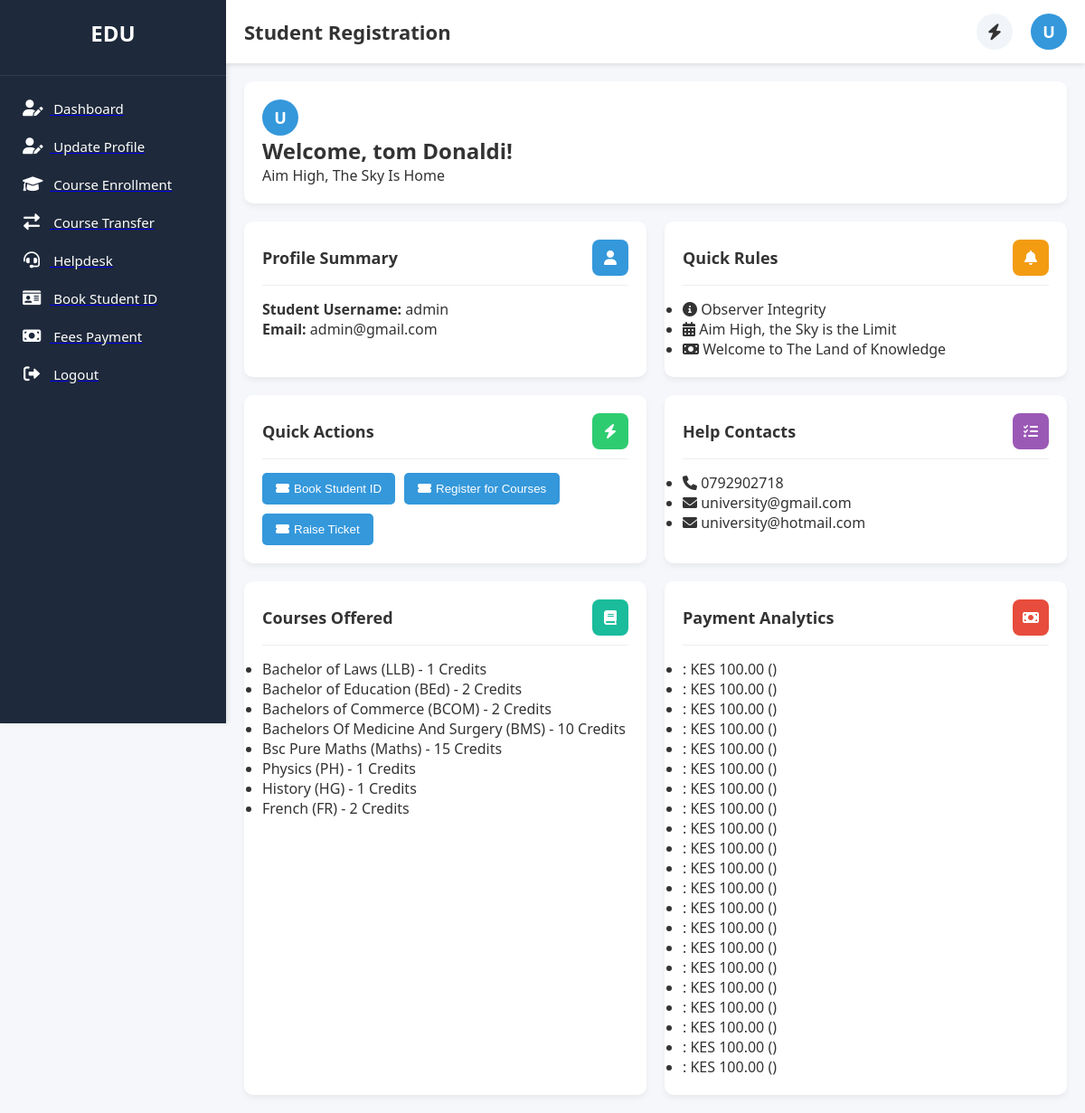
Screenshot of /accounts/dashboard/ (signed in) with the database file from the repository.
### accounts/models.py (models this page shows, shortened)
class User(AbstractBaseUser, PermissionsMixin):
    username = models.CharField(max_length=100, unique=True)
    email = models.EmailField(unique=True)
    first_name = models.CharField(max_length=100, blank=True, null=True)
    last_name = models.CharField(max_length=100, blank=True, null=True)
    student_id = models.CharField(max_length=20, unique=True, blank=True, null=True)
    admission_status = models.CharField(max_length=50, default='Pending')  # Pending, In Review, Verified, Rejected
    profile_completion = models.IntegerField(default=0)
    date_of_birth = models.DateField(blank=True, null=True)
    gender = models.CharField(max_length=10, blank=True, null=True)
    nationality = models.CharField(max_length=50, blank=True, null=True)
    phone_number = models.CharField(max_length=15, blank=True, null=True)
    previous_school = models.CharField(max_length=200, blank=True, null=True)
    high_school_grades = models.CharField(max_length=50, blank=True, null=True)
    entry_program = models.CharField(max_length=100, blank=True, null=True)
    enrollment_year = models.IntegerField(blank=True, null=True)
    program_name = models.CharField(max_length=100, blank=True, null=True)
    id_document = models.FileField(upload_to='documents/', blank=True, null=True)
    transcript = models.FileField(upload_to='documents/', blank=True, null=True)
    admission_letter = models.FileField(upload_to='documents/', blank=True, null=True)
    proof_of_payment = models.FileField(upload_to='documents/', blank=True, null=True)
    id_document_verified = models.BooleanField(default=False)
    transcript_verified = models.BooleanField(default=False)
    proof_of_payment_verified = models.BooleanField(default=False)
    is_active = models.BooleanField(default=True)
    is_staff = models.BooleanField(default=False)
    objects = UserManager()
    notification = models.TextField(blank=True, null=True)
    USERNAME_FIELD = 'username'
    REQUIRED_FIELDS = ['email']

class Course(models.Model):
    course_code = models.CharField(max_length=20, unique=True)
    course_name = models.CharField(max_length=100)
    credits = models.IntegerField()
    semester = models.CharField(max_length=50)
    program_name = models.CharField(max_length=100, null=True, blank=True)  # Make the field nullable
    is_mandatory = models.BooleanField(default=False)
    is_transferable = models.BooleanField(default=True)  # Add this field

class Payment(models.Model):
    student = models.ForeignKey(settings.AUTH_USER_MODEL, on_delete=models.CASCADE)
    amount = models.DecimalField(max_digits=10, decimal_places=2)
    payment_date = models.DateTimeField(auto_now_add=True)
    payment_type = models.CharField(max_length=50)  # e.g., Tuition, ID Card
    transaction_id = models.CharField(max_length=100, unique=True)

### accounts/views.py (the view)
# urls.py: path('dashboard/', views.dashboard_view, name='dashboard'),
def dashboard_view(request):
    if not request.user.is_authenticated:
        return redirect('accounts:login')
    student = request.user
    courses = Course.objects.all()
    enrolled_courses = Enrollment.objects.filter(student=student)
    payments = Payment.objects.filter(booking__student=student)
    context = {
        'student': student,
        'courses': courses,
        'enrolled_courses': enrolled_courses,
        'payments': payments,
    }
    return render(request, 'accounts/dashboard.html', context)

### accounts/templates/accounts/dashboard.html (shortened to what this page needs)
<!DOCTYPE html>
<html lang="en">
<head>
    <link rel="stylesheet" href="https://cdnjs.cloudflare.com/ajax/libs/font-awesome/6.0.0/css/all.min.css">
</head>
<body>
    <div class="sidebar">
        <div class="sidebar-header">
            <div class="sidebar-logo">EDU</div>
        </div>
        <div class="sidebar-menu">
            <ul>
                <li>
                    <a href="{% url 'accounts:dashboard' %}">
                        <i class="fas fa-user-edit"></i>
                        <span>Dashboard</span>
                    </a>
                </li>
                <li>
                    <a href="{% url 'accounts:edit_profile' %}">
                        <i class="fas fa-user-edit"></i>
                        <span>Update Profile</span>
                    </a>
                </li>
                <li>
                    <a href="{% url 'accounts:course_enrollment' %}">
                        <i class="fas fa-graduation-cap"></i>
                        <span>Course Enrollment</span>
                    </a>
                </li>
                <li>
                    <a href="{% url 'accounts:course_transfer' %}">
                        <i class="fas fa-exchange-alt"></i>
                        <span>Course Transfer</span>
                    </a>
                </li>
                <li>
                    <a href="{% url 'accounts:submit_ticket' %}">
                        <i class="fas fa-headset"></i>
                        <span>Helpdesk</span>
                    </a>
                </li>
                <li>
                    <a href="{% url 'accounts:book_student_id' %}">
                        <i class="fas fa-id-card"></i>
                        <span>Book Student ID</span>
                    </a>
                </li>
                <li>
                    <a href="{% url 'accounts:fees_payment_details' %}">
                        <i class="fas fa-money-bill"></i>
                        <span>Fees Payment</span>
                    </a>
                </li>
                <li>
                    <a href="{% url 'accounts:logout' %}">
                        <i class="fas fa-sign-out-alt"></i>
                        <span>Logout</span>
                    </a>
                </li>
            </ul>
        </div>
    </div>
    <div class="main-content">
        <div class="header">
            <div class="header-title">Student Registration</div>
            <div class="header-actions">
                <div class="action-btn">
                    <i class="fas fa-bolt"></i>
                </div>
                <div class="action-btn action-dropdown">
                    <div class="user-avatar">U</div>
                </div>
            </div>
        </div>
        <div class="dashboard-container">
            <div class="card full-width">
                <div class="user-info">
                    <div class="user-avatar">U</div>
                    <div>
                        <h2>Welcome, {{ student.first_name }} {{ student.last_name }}!</h2>
                        <p>Aim High, The Sky Is Home</p>
                    </div>
                </div>
            </div>
            <div class="card">
                <div class="card-header">
                    <div class="card-title">Profile Summary</div>
                    <div class="card-icon profile-icon"><i class="fas fa-user"></i></div>
                </div>
                <p><strong>Student Username:</strong> {{student.username}}</p>
                <p><strong>Email:</strong> {{ student.email}}</p>
            </div>
            <div class="card">
                <div class="card-header">
                    <div class="card-title">Quick Rules</div>
                    <div class="card-icon notification-icon"><i class="fas fa-bell"></i></div>
                </div>
                <ul class="notification-list">
                    <li><i class="fas fa-info-circle"></i> Observer Integrity</li>
                    <li><i class="fas fa-calendar-alt"></i> Aim High, the Sky is the Limit</li>
                    <li><i class="fas fa-money-bill"></i> Welcome to The Land of Knowledge</li>
                </ul>
            </div>
            <div class="card">
                <div class="card-header">
                    <div class="card-title">Quick Actions</div>
                    <div class="card-icon action-icon"><i class="fas fa-bolt"></i></div>
                </div>
                <div class="quick-actions">
                    <a href="{% url 'accounts:book_student_id' %}" style="text-decoration: none; display: inline-block;">
                        <button>
                            <i class="fas fa-ticket-alt"></i> Book Student ID
                        </button>
                    </a>
                    <a href="{% url 'accounts:course_enrollment' %}" style="text-decoration: none; display: inline-block;">
                        <button>
                            <i class="fas fa-ticket-alt"></i> Register for Courses
                        </button>
                    </a>
                    <a href="{% url 'accounts:submit_ticket' %}" style="text-decoration: none; display: inline-block;">
                        <button>
                            <i class="fas fa-ticket-alt"></i> Raise Ticket
                        </button>
                    </a>                </div>
            </div>
                        <div class="card">
                            <div class="card-header">
                                <div class="card-title">Help Contacts</div>
                                <div class="card-icon progress-icon"><i class="fas fa-tasks"></i></div>
                            </div>
                            <ul class="notification-list">
                                <li>
                                    <i class="fas fa-phone"></i> 0792902718
                                </li>
                                <li>
                                    <i class="fas fa-envelope"></i> university@gmail.com
                                </li>
                                <li>
                                    <i class="fas fa-envelope"></i> university@hotmail.com
                                </li>
                        </div>
            <div class="card">
                <div class="card-header">
                    <div class="card-title">Courses Offered</div>
                    <div class="card-icon course-icon"><i class="fas fa-book"></i></div>
                </div>
                <ul>
                    {% for course in courses %}
                    <li>{{ course.course_name }} ({{ course.course_code }}) - {{ course.credits }} Credits</li>
                    {% endfor %}
                </ul>
            </div>
            <div class="card">
                <div class="card-header">
                    <div class="card-title">Payment Analytics</div>
                    <div class="card-icon payment-icon"><i class="fas fa-money-bill"></i></div>
                </div>
                <ul>
                    {% for payment in payments %}
                    <li>{{ payment.payment_type }}: KES {{ payment.amount }} ({{ payment.payment_date }})</li>
                    {% endfor %}
                </ul>
            </div>
        </div>
    </div>
</body>
</html>

### accounts/templates/accounts/dashboard.html (style rules this page uses)
* { margin: 0; padding: 0; box-sizing: border-box; }
body { font-family: 'Segoe UI', Tahoma, Geneva, Verdana, sans-serif; background-color: #f5f7fa; color: #333; display: flex; min-height: 100vh; }
.sidebar { width: 250px; background: #1e293b; color: #fff; height: 100vh; position: fixed; transition: all 0.3s; box-shadow: 2px 0 5px rgba(0, 0, 0, 0.1); }
.sidebar-header { padding: 20px; text-align: center; border-bottom: 1px solid #2c3e50; }
.sidebar-logo { font-size: 24px; font-weight: bold; margin-bottom: 10px; color: #ffffff; }
.sidebar-menu { padding: 15px 0; }
.sidebar-menu ul { list-style: none; }
.sidebar-menu ul li { padding: 10px 25px; display: flex; align-items: center; transition: all 0.3s; cursor: pointer; }
.sidebar-menu ul li i { margin-right: 10px; font-size: 18px; width: 20px; text-align: center; color: white; }
.sidebar-menu ul li span { font-size: 15px; color: white; }
.main-content { flex: 1; margin-left: 250px; transition: all 0.3s; }
.header { background: #ffffff; height: 70px; padding: 0 20px; display: flex; align-items: center; justify-content: space-between; box-shadow: 0 2px 5px rgba(0, 0, 0, 0.1); position: sticky; top: 0; z-index: 100; }
.header-title { font-size: 22px; font-weight: 600; color: #333; }
.header-actions { display: flex; align-items: center; gap: 20px; }
.action-btn { width: 40px; height: 40px; border-radius: 50%; background: #f1f5f9; display: flex; align-items: center; justify-content: center; cursor: pointer; position: relative; transition: all 0.3s; }
.action-btn i { font-size: 18px; color: #333; }
.user-avatar { width: 40px; height: 40px; border-radius: 50%; background: #3498db; color: white; display: flex; align-items: center; justify-content: center; font-weight: bold; font-size: 18px; }
.dashboard-container { padding: 20px; display: grid; grid-template-columns: repeat(auto-fill, minmax(350px, 1fr)); gap: 20px; }
.card { background: #fff; border-radius: 10px; box-shadow: 0 4px 6px rgba(0, 0, 0, 0.05); padding: 20px; transition: transform 0.3s; }
.card-header { display: flex; justify-content: space-between; align-items: center; margin-bottom: 15px; padding-bottom: 10px; border-bottom: 1px solid #eee; }
.card-title { font-size: 18px; font-weight: 600; color: #333; }
.card-icon { width: 40px; height: 40px; border-radius: 8px; display: flex; align-items: center; justify-content: center; color: #fff; }
.profile-icon { background: #3498db; }
.notification-icon { background: #f39c12; }
.action-icon { background: #2ecc71; }
.progress-icon { background: #9b59b6; }
.course-icon { background: #1abc9c; }
.payment-icon { background: #e74c3c; }
.quick-actions { display: flex; flex-wrap: wrap; gap: 10px; }
.quick-actions button { padding: 10px 15px; background-color: #3498db; color: white; border: none; border-radius: 5px; cursor: pointer; display: flex; align-items: center; transition: all 0.3s; }
.quick-actions button i { margin-right: 5px; }
.full-width { grid-column: 1 / -1; }

### rows the page displays
User: first_name "tom", last_name "Donaldi", username "admin", email "admin@gmail.com"
Course: course_name "Bachelor of Laws", course_code "LLB", credits "1"
Course: course_name "Bachelor of Education", course_code "BEd", credits "2"
Course: course_name "Bachelors of Commerce", course_code "BCOM", credits "2"
Course: course_name "Bachelors Of Medicine And Surgery", course_code "BMS", credits "10"
Course: course_name "Bsc Pure Maths", course_code "Maths", credits "15"
Course: course_name "Physics", course_code "PH", credits "1"
Course: course_name "History", course_code "HG", credits "1"
Course: course_name "French", course_code "FR", credits "2"
Payment: amount "100.00"
Payment: amount "100.00"
Payment: amount "100.00"
Payment: amount "100.00"
Payment: amount "100.00"
Payment: amount "100.00"
Payment: amount "100.00"
Payment: amount "100.00"
Payment: amount "100.00"
Payment: amount "100.00"
Payment: amount "100.00"
Payment: amount "100.00"
Payment: amount "100.00"
Payment: amount "100.00"
Payment: amount "100.00"
Payment: amount "100.00"
Payment: amount "100.00"
Payment: amount "100.00"
Payment: amount "100.00"
Payment: amount "100.00"
Payment: amount "100.00"
